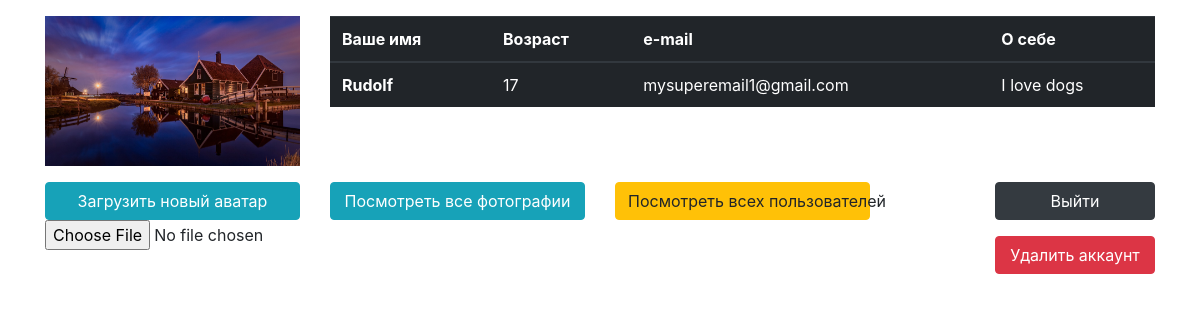
The page /profile (signed in) on the database its author committed.
### tables this page shows
CREATE TABLE `avatars` (
  `id` int(10) UNSIGNED NOT NULL,
  `user_id` int(10) UNSIGNED NOT NULL,
  `url` varchar(255) NOT NULL
);

CREATE TABLE `users` (
  `id` int(10) UNSIGNED NOT NULL,
  `name` char(255) NOT NULL,
  `email` char(255) NOT NULL,
  `pass` char(255) NOT NULL,
  `age` tinyint(3) UNSIGNED NOT NULL,
  `desc` text NOT NULL
);

### Core/View.php (called while the page is built, shortened)
<?php
class View
{
    public function render(string $tpl)
    {
        include $tpl;
        return ob_get_clean();
    }
}

### www/index.php (called while the page is built, shortened)
<?php
$app = new Core\Application();
$app->run();

### App/Models/User/userModel.php (called while the page is built, shortened)
<?php
class userModel
{
    private $_name;
    private $_email;
    private $_desc;
    private $_age;
    private $_image;
    public function getImage()
    {
        return $this->_image;
    }
    public function getName()
    {
        return $this->_name;
    }
    public function getEmail()
    {
        return $this->_email;
    }
    public function getDesc()
    {
        return $this->_desc;
    }
    public function getAge()
    {
        return $this->_age;
    }
    public function UserAction()
    {
        $db = \Core\Context::i()->getDb();
        $userId = $db->fetchOne("SELECT id FROM users WHERE email = :email and id = :id",
            __METHOD__,
            ['email' => $_SESSION['email'], 'id' => $_SESSION['id']]);
        $this->_id = $userId['id'];
        $user = $db->fetchAll("SELECT * FROM users WHERE id = :id",
            __METHOD__,
            ['id' => $this->_id]);
        $user = $user[0];
        $this->_name = $user['name'];
        $this->_email = $user['email'];
        $this->_age = $user['age'];
        $this->_desc = $user['desc'];
        $this->getAvatar($this->_id);
        return true;
    }
    public function getAvatar(int $id)
    {
        $db = \Core\Context::i()->getDb();
        $data = $db->fetchOne("SELECT url FROM avatars WHERE user_id = :user_id  ORDER BY id desc LIMIT 1",
            __METHOD__, ['user_id' => $id]);
        if ($data) {
            $this->_image = $data['url'];
            return true;
        }
        return false;
    }
}

### Core/DB.php (called while the page is built, shortened)
<?php
class DB
{
    private $_pdo;
    private function getConnection()
    {
        if (!$this->_pdo) {
            $this->_pdo = new \PDO('mysql:host=localhost;dbname=my-mvc', 'root', '');
        }
        return $this->_pdo;
    }
    public function fetchAll(string $query, $_method, array $params = [])
    {
        $t = microtime(1);
        $pdo = $this->getConnection();
        $prepared = $pdo->prepare($query);
        $ret = $prepared->execute($params);
        $data = $prepared->fetchAll(\PDO::FETCH_ASSOC);
        $affectedRows = $prepared->rowCount();
        return $data;
    }
    public function fetchOne(string $query, $_method, array $params = [])
    {
        $t = microtime(1);
        $pdo = $this->getConnection();
        $prepared = $pdo->prepare($query);
        $ret = $prepared->execute($params);
        $data = $prepared->fetchAll(\PDO::FETCH_ASSOC);
        $affectedRows = $prepared->rowCount();
        return reset($data);
    }
}

### App/Controller/User.php (called while the page is built, shortened)
<?php
class User extends \Core\Controller
{
    public function UserAction()
    {
        $model = new \App\Models\User\userModel();
        if (!$model->UserAction()) {
            session_destroy();
            header('Location: /index');
            return;
        }
    }
}

### App/Templates/User/user.phtml (the view, shortened to what this page needs)
<link rel="stylesheet" href="https://maxcdn.bootstrapcdn.com/bootstrap/4.0.0/css/bootstrap.min.css"
>
<div class="container mt-3">
    <div class="row">
        <div class="col-md-3">
            <div class="image" style="background-image: url('<?= $this->user->getImage(); ?>');"></div>
        </div>
        <div class="col-md-9">
            <table class="table table-hover table-dark">
                <thead>
                <tr>
                    <th scope="col">Ваше имя</th>
                    <th scope="col">Возраст</th>
                    <th scope="col">e-mail</th>
                    <th scope="col">О себе</th>
                </tr>
                </thead>
                <tbody>
                <tr>
                    <th scope="row"><?= $this->user->getName() ?></th>
                    <td><?= $this->user->getAge() ?></td>
                    <td><?= $this->user->getEmail() ?></td>
                    <td><?= $this->user->getDesc() ?></td>
                </tr>
                </tbody>
            </table>
        </div>
    </div>
</div>
<div class="container mt-3">
    <div class="row">
        <div class="col-md-3">
            <form action="/user/uploadAvatar" method="post" enctype="multipart/form-data">
                <input class="btn btn-info" type="submit" value="Загрузить новый аватар">
                <input type="file" name="avatar">
            </form>
        </div>
        <div class="col-md-3">
            <a class="btn btn-info" href="avatars">Посмотреть все фотографии</a>
        </div>
        <div class="col-md-3">
            <a class="btn btn-warning" href="listUsers">Посмотреть всех пользователей</a>
        </div>
        <div class="offset-1 col-md-2">
            <div class="row">
                <div class="col-md-12">
                    <form action="/user/exit" method="post">
                        <input class="btn btn-dark" type="submit" value="Выйти">
                    </form>
                </div>
                <div class="col-md-12">
                    <form action="/user/delite" method="post">
                        <input class="btn btn-danger" type="submit" value="Удалить аккаунт">
                    </form>
                </div>
            </div>
        </div>
    </div>
</div>

### App/Templates/User/user.phtml (style rules this page uses)
.btn { width: 100%; }
.image { height: 150px; width: 100%; background-position: center; background-size: cover; }

### rows shown on the page
avatars: url (picture)
users: name "Rudolf", age "17", email "mysuperemail1@gmail.com", desc "I love dogs"
